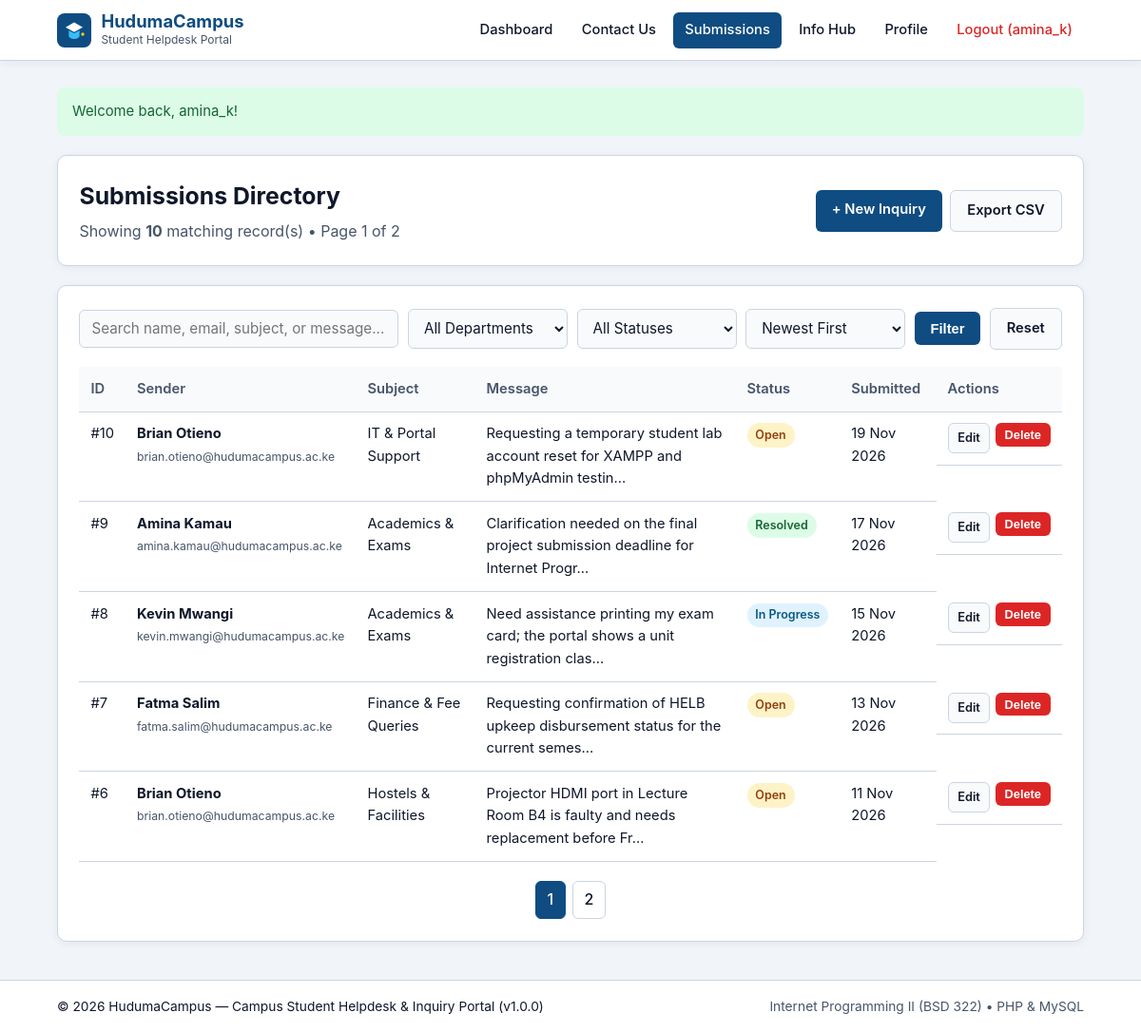
/pages/submissions.php (signed in), run on the app's committed database.
### tables this page shows
CREATE TABLE `submissions` (
    `id` INT UNSIGNED NOT NULL AUTO_INCREMENT,
    `user_id` INT UNSIGNED NOT NULL,
    `category_id` INT UNSIGNED NOT NULL,
    `sender_name` VARCHAR(100) NOT NULL,
    `sender_email` VARCHAR(120) NOT NULL,
    `subject` VARCHAR(150) NOT NULL,
    `message` TEXT NOT NULL,
    `status` ENUM('Open', 'In Progress', 'Resolved') NOT NULL DEFAULT 'Open',
    `created_at` DATETIME NOT NULL DEFAULT CURRENT_TIMESTAMP,
    `updated_at` DATETIME DEFAULT NULL ON UPDATE CURRENT_TIMESTAMP,
    PRIMARY KEY (`id`),
    KEY `idx_submissions_user_id` (`user_id`),
    KEY `idx_submissions_category_id` (`category_id`),
    KEY `idx_submissions_email` (`sender_email`),
    KEY `idx_submissions_subject` (`subject`),
    KEY `idx_submissions_status` (`status`),
    KEY `idx_submissions_created_at` (`created_at`),
    CONSTRAINT `fk_submissions_user`
        FOREIGN KEY (`user_id`) REFERENCES `users` (`id`)
        ON DELETE CASCADE ON UPDATE CASCADE,
    CONSTRAINT `fk_submissions_category`
        FOREIGN KEY (`category_id`) REFERENCES `categories` (`id`)
        ON DELETE RESTRICT ON UPDATE CASCADE
);

### includes/functions.php (called while the page is built, shortened)
<?php
function e(?string $value): string
{
    return htmlspecialchars($value ?? '', ENT_QUOTES | ENT_SUBSTITUTE, 'UTF-8');
}
function sanitizeInput(string $data): string
{
    return trim(str_replace("\0", '', $data));
}

### pages/submissions.php (the view, shortened to what this page needs)
<?php
require_once dirname(__DIR__) . '/includes/functions.php';
$pdo             = getDBConnection();
$allowedStatuses = ['Open', 'In Progress', 'Resolved'];
$search     = sanitizeInput($_GET['q'] ?? '');
$catFilter  = isset($_GET['category']) && ctype_digit($_GET['category']) ? (int) $_GET['category'] : 0;
$statFilter = isset($_GET['status']) && in_array($_GET['status'], $allowedStatuses, true) ? $_GET['status'] : '';
$sortKey    = $_GET['sort'] ?? 'newest';
$page       = isset($_GET['page']) && ctype_digit($_GET['page']) ? max(1, (int) $_GET['page']) : 1;
$orderMap = [
    'newest'  => 's.created_at DESC',
    'oldest'  => 's.created_at ASC',
    'subject' => 's.subject ASC, s.created_at DESC',
    'status'  => 's.status ASC, s.created_at DESC',
];
$orderBy = $orderMap[$sortKey] ?? $orderMap['newest'];
$conditions = [];
$params     = [];
$whereSql = !empty($conditions) ? 'WHERE ' . implode(' AND ', $conditions) : '';
$countSql  = "SELECT COUNT(s.id) FROM submissions s {$whereSql}";
$countStmt = $pdo->prepare($countSql);
$countStmt->execute($params);
$totalRows  = (int) $countStmt->fetchColumn();
$perPage    = ITEMS_PER_PAGE;
$totalPages = max(1, (int) ceil($totalRows / $perPage));
$page       = min($page, $totalPages);
$offset     = ($page - 1) * $perPage;
$dataSql = "SELECT s.id, s.category_id, s.sender_name, s.sender_email,
                   c.name AS category_name, s.subject, s.message, s.status, s.created_at
            FROM submissions s
            INNER JOIN categories c ON s.category_id = c.id
            {$whereSql}
            ORDER BY {$orderBy}
            LIMIT :limit OFFSET :offset";
$dataStmt = $pdo->prepare($dataSql);
$dataStmt->bindValue(':limit', $perPage, PDO::PARAM_INT);
$dataStmt->bindValue(':offset', $offset, PDO::PARAM_INT);
$dataStmt->execute();
$baseQuery = array_filter([
    'q'        => $search,
    'category' => $catFilter > 0 ? (string) $catFilter : '',
    'status'   => $statFilter,
    'sort'     => $sortKey !== 'newest' ? $sortKey : '',
], static function (string $v): bool {
    return $v !== '';
});
$exportUrl = BASE_URL . '/pages/submissions.php?' . http_build_query(array_merge($baseQuery, ['export' => 'csv']));
require_once dirname(__DIR__) . '/includes/header.php';
?>
<section class="page-header card">
    <div>
        <h1>Submissions Directory</h1>
        <p class="muted">Showing <strong><?= $totalRows ?></strong> matching record(s) &bull; Page <?= $page ?> of <?= $totalPages ?></p>
    </div>
    <div class="btn-group">
        <a href="<?= e(BASE_URL) ?>/pages/contact.php" class="btn btn-primary">+ New Inquiry</a>
        <a href="<?= e($exportUrl) ?>" class="btn btn-secondary">Export CSV</a>
    </div>
</section>
<section class="card">
    <form method="GET" action="<?= e(BASE_URL) ?>/pages/submissions.php" class="filter-bar">
        <input type="text" name="q" value="<?= e($search) ?>" placeholder="Search name, email, subject, or message...">
        <select name="category" aria-label="Filter by Department">
            <option value="">All Departments</option>
        </select>
        <select name="status" aria-label="Filter by Status">
            <option value="">All Statuses</option>
        </select>
        <select name="sort" aria-label="Sort Results">
            <option value="newest" <?= $sortKey === 'newest' ? 'selected' : '' ?>>Newest First</option>
        </select>
        <button type="submit" class="btn btn-primary">Filter</button>
        <a href="<?= e(BASE_URL) ?>/pages/submissions.php" class="btn btn-secondary">Reset</a>
    </form>
    <?php if ($totalRows === 0): ?>
        <p class="muted" style="margin-top: 1rem;">No submissions matched your search criteria.</p>
    <?php else: ?>
        <div class="table-wrap">
            <table>
                <thead>
                    <tr>
                        <th>ID</th>
                        <th>Sender</th>
                        <th>Subject</th>
                        <th>Message</th>
                        <th>Status</th>
                        <th>Submitted</th>
                        <th>Actions</th>
                    </tr>
                </thead>
                <tbody>
                    <?php while ($row = $dataStmt->fetch()): ?>
                        <?php
                        switch ($row['status']) {
                            case 'Resolved':
                                $badgeClass = 'badge-resolved';
                                break;
                            case 'In Progress':
                                $badgeClass = 'badge-progress';
                                break;
                            default:
                                $badgeClass = 'badge-open';
                                break;
                        }
                        $preview = strlen($row['message']) > 80
                            ? substr($row['message'], 0, 80) . '...'
                            : $row['message'];
                        ?>
                        <tr>
                            <td>#<?= (int) $row['id'] ?></td>
                            <td>
                                <strong><?= e($row['sender_name']) ?></strong><br>
                                <small class="muted"><?= e($row['sender_email']) ?></small>
                            </td>
                            <td><?= e($row['subject']) ?></td>
                            <td title="<?= e($row['message']) ?>"><?= e($preview) ?></td>
                            <td><span class="badge <?= e($badgeClass) ?>"><?= e($row['status']) ?></span></td>
                            <td><?= e(date('d M Y', strtotime($row['created_at']))) ?></td>
                            <td class="actions-cell">
                                <a class="btn-sm btn-secondary" href="<?= e(BASE_URL) ?>/pages/submissions.php?edit_id=<?= (int) $row['id'] ?>">Edit</a>
                                <form method="POST" action="<?= e(BASE_URL) ?>/pages/submissions.php" class="inline-form" onsubmit="return confirm('Delete submission #<?= (int) $row['id'] ?>?');">
                                    <button type="submit" class="btn-sm btn-danger">Delete</button>
                                </form>
                            </td>
                        </tr>
                    <?php endwhile; ?>
                </tbody>
            </table>
        </div>
        <?php if ($totalPages > 1): ?>
            <nav class="pagination" aria-label="Submissions Pagination">
                <?php for ($i = 1; $i <= $totalPages; $i++): ?>
                    <?php $pageUrl = BASE_URL . '/pages/submissions.php?' . http_build_query(array_merge($baseQuery, ['page' => $i])); ?>
                    <a href="<?= e($pageUrl) ?>" class="page-link <?= $i === $page ? 'active' : '' ?>">
                        <?= $i ?>
                    </a>
                <?php endfor; ?>
            </nav>
        <?php endif; ?>
    <?php endif; ?>
</section>
<?php require_once dirname(__DIR__) . '/includes/footer.php'; ?>

### assets/css/style.css (style rules this page uses)
:root { --bg: #f1f5f9; --surface: #ffffff; --surface-alt: #f8fafc; --text: #0f172a; --muted: #475569; --border: #cbd5e1; --primary: #0f4c81; --primary-hover: #0a365c; --accent: #0284c7; --danger: #dc2626; --success-bg: #dcfce7; --success-text: #166534; --error-bg: #fee2e2; --error-text: #991b1b; --shadow: 0 2px 10px rgba(15, 23, 42, 0.06); }
* { box-sizing: border-box; margin: 0; padding: 0; }
body { font-family: -apple-system, BlinkMacSystemFont, "Segoe UI", Roboto, sans-serif; background: var(--bg); color: var(--text); line-height: 1.6; min-height: 100vh; display: flex; flex-direction: column; }
.card { background: var(--surface); border: 1px solid var(--border); border-radius: 10px; padding: 1.4rem; box-shadow: var(--shadow); }
.page-header { display: flex; justify-content: space-between; align-items: center; gap: 1rem; flex-wrap: wrap; }
h1 { font-size: 1.55rem; margin-bottom: 0.3rem; }
.muted { color: var(--muted); }
input[type="text"], input[type="email"], input[type="password"], input[type="file"], select, textarea { width: 100%; padding: 0.6rem 0.75rem; border: 1px solid var(--border); border-radius: 6px; background: var(--surface-alt); color: var(--text); font-family: inherit; font-size: 0.95rem; }
.btn-group { display: flex; gap: 0.55rem; flex-wrap: wrap; }
.btn, .btn-sm { display: inline-block; border: none; border-radius: 6px; font-weight: 600; cursor: pointer; text-decoration: none; text-align: center; }
.btn { padding: 0.58rem 1.05rem; font-size: 0.92rem; }
.btn-sm { padding: 0.3rem 0.6rem; font-size: 0.8rem; }
.btn-primary { background: var(--primary); color: #ffffff; }
.btn-secondary { background: var(--surface-alt); color: var(--text); border: 1px solid var(--border); }
.btn-danger { background: var(--danger); color: #ffffff; }
.inline-form { display: inline; }
.filter-bar { display: grid; grid-template-columns: 2fr 1fr 1fr 1fr auto auto; gap: 0.6rem; margin-bottom: 1.15rem; align-items: center; }
.table-wrap { overflow-x: auto; }
table { width: 100%; border-collapse: collapse; font-size: 0.92rem; }
th, td { padding: 0.72rem 0.75rem; text-align: left; border-bottom: 1px solid var(--border); vertical-align: top; }
th { background: var(--surface-alt); font-weight: 600; color: var(--muted); white-space: nowrap; }
.actions-cell { white-space: nowrap; display: flex; gap: 0.35rem; }
.badge { display: inline-block; padding: 0.18rem 0.55rem; border-radius: 999px; font-size: 0.78rem; font-weight: 600; white-space: nowrap; }
.badge-open { background: #fef3c7; color: #92400e; }
.badge-progress { background: #e0f2fe; color: #075985; }
.badge-resolved { background: #dcfce7; color: #166534; }
.pagination { display: flex; gap: 0.4rem; justify-content: center; margin-top: 1.25rem; flex-wrap: wrap; }
.page-link { padding: 0.4rem 0.75rem; border: 1px solid var(--border); border-radius: 6px; text-decoration: none; color: var(--text); font-weight: 500; }
.page-link.active { background: var(--primary); color: #ffffff; border-color: var(--primary); }

### data on the page
submissions: id "10", sender_name "Brian Otieno", sender_email "brian.otieno@hudumacampus.ac.ke", subject "IT & Portal Support", message "Requesting a temporary student lab account reset for XAMPP and phpMyAdmin testin...", status "Open", created_at "19 Nov 2026"
submissions: id "9", sender_name "Amina Kamau", sender_email "amina.kamau@hudumacampus.ac.ke", subject "Academics & Exams", message "Clarification needed on the final project submission deadline for Internet Progr...", status "Resolved", created_at "17 Nov 2026"
submissions: id "8", sender_name "Kevin Mwangi", sender_email "kevin.mwangi@hudumacampus.ac.ke", subject "Academics & Exams", message "Need assistance printing my exam card; the portal shows a unit registration clas...", status "In Progress", created_at "15 Nov 2026"
submissions: id "7", sender_name "Fatma Salim", sender_email "fatma.salim@hudumacampus.ac.ke", subject "Finance & Fee Queries", message "Requesting confirmation of HELB upkeep disbursement status for the current semes...", status "Open", created_at "13 Nov 2026"
submissions: id "6", sender_name "Brian Otieno", sender_email "brian.otieno@hudumacampus.ac.ke", subject "Hostels & Facilities", message "Projector HDMI port in Lecture Room B4 is faulty and needs replacement before Fr...", status "Open", created_at "11 Nov 2026"

### other printed values
APP_NAME "HudumaCampus"
$_SESSION['username'] "amina_k"
$flash['message'] "Welcome back, amina_k!"
$totalRows "10"
$page "1"
$totalPages "2"
APP_TAGLINE "Campus Student Helpdesk & Inquiry Portal"
APP_VERSION "1.0.0"
